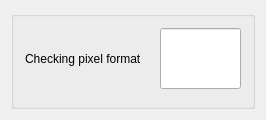
<?xml version="1.0" encoding="UTF-8"?>
<ui version="4.0">
 <class>CCheckSystemProgressBaseDialog</class>
 <widget class="QDialog" name="CCheckSystemProgressBaseDialog">
  <property name="geometry">
   <rect>
    <x>0</x>
    <y>0</y>
    <width>266</width>
    <height>120</height>
   </rect>
  </property>
  <property name="windowTitle">
   <string>Examining Pixel Format List</string>
  </property>
  <layout class="QGridLayout">
   <item row="0" column="0">
    <widget class="Q3GroupBox" name="m_groupbox">
     <property name="sizePolicy">
      <sizepolicy hsizetype="Preferred" vsizetype="Preferred">
       <horstretch>0</horstretch>
       <verstretch>0</verstretch>
      </sizepolicy>
     </property>
     <property name="title">
      <string/>
     </property>
     <layout class="QGridLayout">
      <item row="0" column="0">
       <layout class="QHBoxLayout">
        <item>
         <widget class="QLabel" name="m_textlabelprogress">
          <property name="sizePolicy">
           <sizepolicy hsizetype="Expanding" vsizetype="Preferred">
            <horstretch>0</horstretch>
            <verstretch>0</verstretch>
           </sizepolicy>
          </property>
          <property name="text">
           <string>Checking pixel format</string>
          </property>
          <property name="wordWrap">
           <bool>false</bool>
          </property>
         </widget>
        </item>
        <item>
         <spacer name="spacer1">
          <property name="orientation">
           <enum>Qt::Horizontal</enum>
          </property>
          <property name="sizeType">
           <enum>QSizePolicy::Expanding</enum>
          </property>
          <property name="sizeHint" stdset="0">
           <size>
            <width>40</width>
            <height>31</height>
           </size>
          </property>
         </spacer>
        </item>
        <item>
         <widget class="QLineEdit" name="m_lineeditcount">
          <property name="sizePolicy">
           <sizepolicy hsizetype="Preferred" vsizetype="Preferred">
            <horstretch>0</horstretch>
            <verstretch>0</verstretch>
           </sizepolicy>
          </property>
          <property name="alignment">
           <set>Qt::AlignHCenter</set>
          </property>
         </widget>
        </item>
       </layout>
      </item>
      <item row="1" column="0">
       <widget class="Q3ProgressBar" name="m_progressbar">
        <property name="sizePolicy">
         <sizepolicy hsizetype="Expanding" vsizetype="Fixed">
          <horstretch>0</horstretch>
          <verstretch>0</verstretch>
         </sizepolicy>
        </property>
       </widget>
      </item>
     </layout>
    </widget>
   </item>
  </layout>
 </widget>
 <layoutdefault spacing="6" margin="11"/>
 <pixmapfunction>qPixmapFromMimeSource</pixmapfunction>
 <customwidgets>
  <customwidget>
   <class>Q3GroupBox</class>
   <extends>QGroupBox</extends>
   <header>Qt3Support/Q3GroupBox</header>
   <container>1</container>
  </customwidget>
  <customwidget>
   <class>Q3ProgressBar</class>
   <extends>QFrame</extends>
   <header>Qt3Support/Q3ProgressBar</header>
  </customwidget>
 </customwidgets>
 <resources/>
 <connections/>
</ui>
